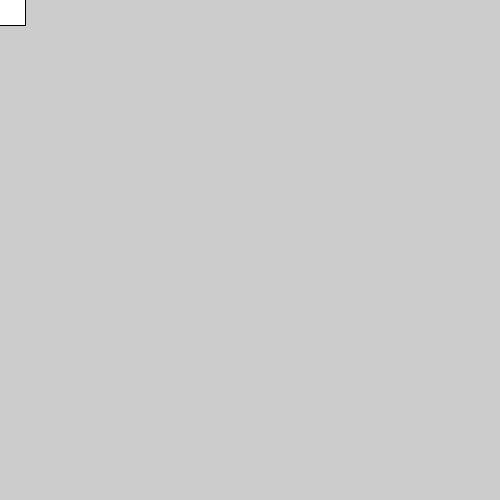
Frame 1 (no input)
Frame 60 (the mouse pressed at the canvas centre just before this capture): identical to frame 1, image omitted
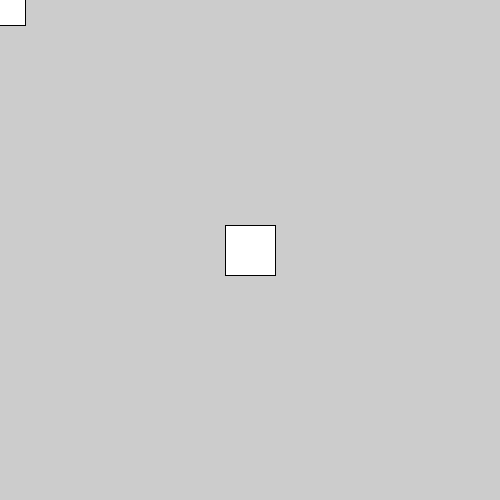
Frame 120 (the mouse held since frame 60 and released just before this capture)

The Processing sketch that drew these frames (run headless with seeded random() and noise(); from frame 60 on, the mouse is pressed at the canvas centre):

// Processing sketch: Scroll_Testing
// ── Scroll_Testing.pde
int scale = 50;
void setup() {
  size(500, 500);
}

void draw() {
  rect(mouseX - scale/2, mouseY - scale/2, scale, scale);
} 

void mouseWheel(MouseEvent event) {
  float e = event.getCount();
  scale += e*5;
  fill(e*=2, e+=e, e+=e, e+=e);
}
